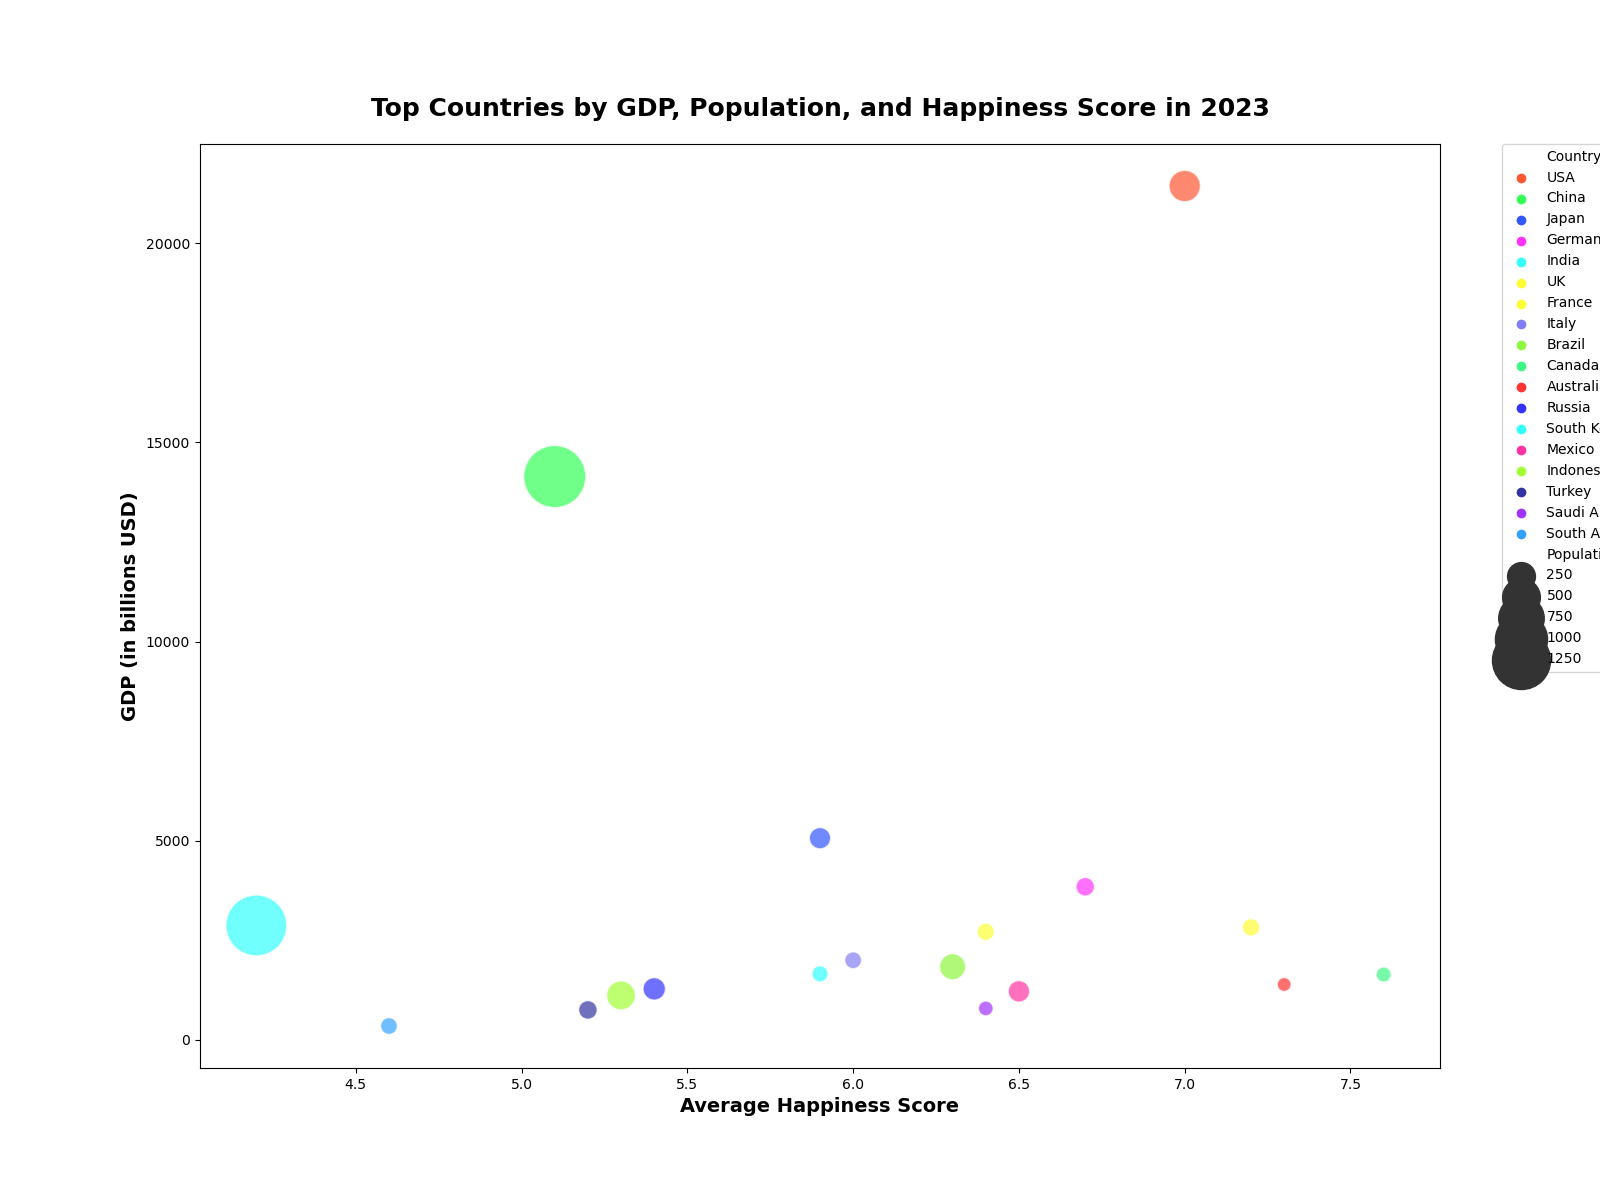

Generate this figure with Python:

import seaborn as sns
import pandas as pd
import matplotlib.pyplot as plt

# Create a DataFrame from the above data
data = {
    'Country': ['USA', 'China', 'Japan', 'Germany', 'India', 'UK', 'France', 'Italy', 'Brazil', 'Canada',
                'Australia', 'Russia', 'South Korea', 'Mexico', 'Indonesia', 'Turkey', 'Saudi Arabia', 'South Africa'],
    'GDP': [21433, 14140, 5065, 3846, 2875, 2827, 2715, 2001, 1839, 1643,
            1393, 1283, 1659, 1221, 1119, 755, 792, 351],
    'Population': [331, 1439, 126, 83, 1380, 67, 65, 60, 213, 38,
                   25, 145, 52, 128, 273, 84, 35, 59],
    'HappinessScore': [7.0, 5.1, 5.9, 6.7, 4.2, 7.2, 6.4, 6.0, 6.3, 7.6,
                       7.3, 5.4, 5.9, 6.5, 5.3, 5.2, 6.4, 4.6]
}
df = pd.DataFrame(data)

# Set the size of the plot
plt.figure(figsize=(16, 12))

# Create the bubble chart
bubble = sns.scatterplot(data=df, x='HappinessScore', y='GDP', size='Population', 
                         hue='Country', palette=['#FF5733', '#33FF57', '#3357FF', '#FF33FB', 
                                                 '#33FFFB', '#FFFB33', '#FBFF33', '#837FF3',
                                                 '#8FF73F', '#3FF786', '#FF3333', '#3333FF',
                                                 '#33FFFF', '#FF33A1', '#A1FF33', '#3333A1',
                                                 '#A133FF', '#33A1FF'],
                         sizes=(100, 2000), alpha=0.7, edgecolor='w', linewidth=1)
bubble.set_title('Top Countries by GDP, Population, and Happiness Score in 2023', weight='bold', size=18, pad=20)
bubble.set_xlabel('Average Happiness Score', weight='bold', size=14)
bubble.set_ylabel('GDP (in billions USD)', weight='bold', size=14)

# Adjust legend
plt.legend(bbox_to_anchor=(1.05, 1), loc='upper left', borderaxespad=0)

# Show the plot
plt.show()
